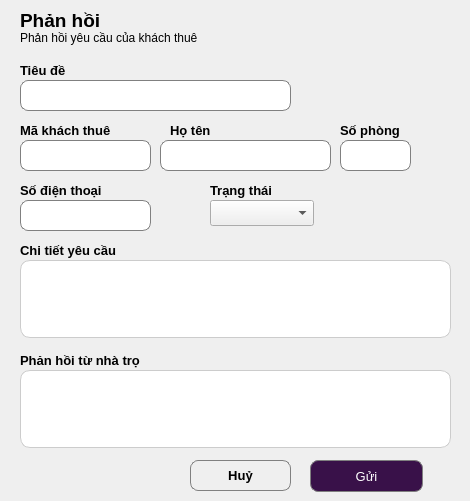
    <widget class="QWidget" name="page_33">
     <widget class="QLabel" name="label_354">
      <property name="geometry">
       <rect>
        <x>20</x>
        <y>10</y>
        <width>121</width>
        <height>21</height>
       </rect>
      </property>
      <property name="font">
       <font>
        <pointsize>14</pointsize>
        <weight>75</weight>
        <bold>true</bold>
       </font>
      </property>
      <property name="text">
       <string>Phản hồi</string>
      </property>
     </widget>
     <widget class="QLabel" name="label_355">
      <property name="geometry">
       <rect>
        <x>20</x>
        <y>30</y>
        <width>271</width>
        <height>16</height>
       </rect>
      </property>
      <property name="text">
       <string>Phản hồi yêu cầu của khách thuê</string>
      </property>
     </widget>
     <widget class="QLabel" name="label_356">
      <property name="geometry">
       <rect>
        <x>20</x>
        <y>60</y>
        <width>121</width>
        <height>21</height>
       </rect>
      </property>
      <property name="font">
       <font>
        <pointsize>10</pointsize>
        <weight>75</weight>
        <bold>true</bold>
       </font>
      </property>
      <property name="text">
       <string>Tiêu đề</string>
      </property>
     </widget>
     <widget class="QLineEdit" name="lne_tieude2">
      <property name="geometry">
       <rect>
        <x>20</x>
        <y>80</y>
        <width>271</width>
        <height>31</height>
       </rect>
      </property>
      <property name="styleSheet">
       <string notr="true">QLineEdit {
    border: 1px solid gray;
    border-radius: 8px;
    padding: 5px;
}</string>
      </property>
      <property name="text">
       <string/>
      </property>
      <property name="alignment">
       <set>Qt::AlignCenter</set>
      </property>
     </widget>
     <widget class="QLabel" name="label_357">
      <property name="geometry">
       <rect>
        <x>20</x>
        <y>120</y>
        <width>121</width>
        <height>21</height>
       </rect>
      </property>
      <property name="font">
       <font>
        <pointsize>10</pointsize>
        <weight>75</weight>
        <bold>true</bold>
       </font>
      </property>
      <property name="text">
       <string>Mã khách thuê</string>
      </property>
     </widget>
     <widget class="QLabel" name="label_358">
      <property name="geometry">
       <rect>
        <x>170</x>
        <y>120</y>
        <width>121</width>
        <height>21</height>
       </rect>
      </property>
      <property name="font">
       <font>
        <pointsize>10</pointsize>
        <weight>75</weight>
        <bold>true</bold>
       </font>
      </property>
      <property name="text">
       <string>Họ tên</string>
      </property>
     </widget>
     <widget class="QLabel" name="label_359">
      <property name="geometry">
       <rect>
        <x>340</x>
        <y>120</y>
        <width>121</width>
        <height>21</height>
       </rect>
      </property>
      <property name="font">
       <font>
        <pointsize>10</pointsize>
        <weight>75</weight>
        <bold>true</bold>
       </font>
      </property>
      <property name="text">
       <string>Số phòng</string>
      </property>
     </widget>
     <widget class="QLineEdit" name="lne_makhachthue4">
      <property name="geometry">
       <rect>
        <x>20</x>
        <y>140</y>
        <width>131</width>
        <height>31</height>
       </rect>
      </property>
      <property name="styleSheet">
       <string notr="true">QLineEdit {
    border: 1px solid gray;
    border-radius: 8px;
    padding: 5px;
}</string>
      </property>
      <property name="text">
       <string/>
      </property>
      <property name="alignment">
       <set>Qt::AlignCenter</set>
      </property>
     </widget>
     <widget class="QLineEdit" name="lne_hoten4">
      <property name="geometry">
       <rect>
        <x>160</x>
        <y>140</y>
        <width>171</width>
        <height>31</height>
       </rect>
      </property>
      <property name="styleSheet">
       <string notr="true">QLineEdit {
    border: 1px solid gray;
    border-radius: 8px;
    padding: 5px;
}</string>
      </property>
      <property name="text">
       <string/>
      </property>
      <property name="alignment">
       <set>Qt::AlignCenter</set>
      </property>
     </widget>
     <widget class="QLineEdit" name="lne_sophong13">
      <property name="geometry">
       <rect>
        <x>340</x>
        <y>140</y>
        <width>71</width>
        <height>31</height>
       </rect>
      </property>
      <property name="styleSheet">
       <string notr="true">QLineEdit {
    border: 1px solid gray;
    border-radius: 8px;
    padding: 5px;
}</string>
      </property>
      <property name="text">
       <string/>
      </property>
      <property name="alignment">
       <set>Qt::AlignCenter</set>
      </property>
     </widget>
     <widget class="QLabel" name="label_360">
      <property name="geometry">
       <rect>
        <x>20</x>
        <y>180</y>
        <width>121</width>
        <height>21</height>
       </rect>
      </property>
      <property name="font">
       <font>
        <pointsize>10</pointsize>
        <weight>75</weight>
        <bold>true</bold>
       </font>
      </property>
      <property name="text">
       <string>Số điện thoại</string>
      </property>
     </widget>
     <widget class="QLabel" name="label_361">
      <property name="geometry">
       <rect>
        <x>210</x>
        <y>180</y>
        <width>121</width>
        <height>21</height>
       </rect>
      </property>
      <property name="font">
       <font>
        <pointsize>10</pointsize>
        <weight>75</weight>
        <bold>true</bold>
       </font>
      </property>
      <property name="text">
       <string>Trạng thái</string>
      </property>
     </widget>
     <widget class="QLineEdit" name="lne_sdt4">
      <property name="geometry">
       <rect>
        <x>20</x>
        <y>200</y>
        <width>131</width>
        <height>31</height>
       </rect>
      </property>
      <property name="styleSheet">
       <string notr="true">QLineEdit {
    border: 1px solid gray;
    border-radius: 8px;
    padding: 5px;
}</string>
      </property>
      <property name="text">
       <string/>
      </property>
      <property name="alignment">
       <set>Qt::AlignCenter</set>
      </property>
     </widget>
     <widget class="QComboBox" name="cbo_trangthai9">
      <property name="geometry">
       <rect>
        <x>210</x>
        <y>200</y>
        <width>104</width>
        <height>26</height>
       </rect>
      </property>
     </widget>
     <widget class="QLabel" name="label_362">
      <property name="geometry">
       <rect>
        <x>20</x>
        <y>240</y>
        <width>121</width>
        <height>21</height>
       </rect>
      </property>
      <property name="font">
       <font>
        <pointsize>10</pointsize>
        <weight>75</weight>
        <bold>true</bold>
       </font>
      </property>
      <property name="text">
       <string>Chi tiết yêu cầu</string>
      </property>
     </widget>
     <widget class="QTextEdit" name="txt_chitietyc2">
      <property name="geometry">
       <rect>
        <x>20</x>
        <y>260</y>
        <width>431</width>
        <height>78</height>
       </rect>
      </property>
      <property name="styleSheet">
       <string notr="true">QTextEdit {
    border: 1px solid #ccc;
    border-radius: 10px;
    padding: 6px;
    background: white;
}</string>
      </property>
      <property name="html">
       <string>&lt;!DOCTYPE HTML PUBLIC &quot;-//W3C//DTD HTML 4.0//EN&quot; &quot;http://www.w3.org/TR/REC-html40/strict.dtd&quot;&gt;
&lt;html&gt;&lt;head&gt;&lt;meta name=&quot;qrichtext&quot; content=&quot;1&quot; /&gt;&lt;style type=&quot;text/css&quot;&gt;
p, li { white-space: pre-wrap; }
&lt;/style&gt;&lt;/head&gt;&lt;body style=&quot; font-family:'MS Shell Dlg 2'; font-size:8.25pt; font-weight:400; font-style:normal;&quot;&gt;
&lt;p style=&quot;-qt-paragraph-type:empty; margin-top:0px; margin-bottom:0px; margin-left:0px; margin-right:0px; -qt-block-indent:0; text-indent:0px; font-family:'.AppleSystemUIFont'; font-size:13pt;&quot;&gt;&lt;br /&gt;&lt;/p&gt;&lt;/body&gt;&lt;/html&gt;</string>
      </property>
     </widget>
     <widget class="QLabel" name="label_363">
      <property name="geometry">
       <rect>
        <x>20</x>
        <y>350</y>
        <width>181</width>
        <height>21</height>
       </rect>
      </property>
      <property name="font">
       <font>
        <pointsize>10</pointsize>
        <weight>75</weight>
        <bold>true</bold>
       </font>
      </property>
      <property name="text">
       <string>Phản hồi từ nhà trọ</string>
      </property>
     </widget>
     <widget class="QTextEdit" name="txt_phanhoinhatro1">
      <property name="geometry">
       <rect>
        <x>20</x>
        <y>370</y>
        <width>431</width>
        <height>78</height>
       </rect>
      </property>
      <property name="styleSheet">
       <string notr="true">QTextEdit {
    border: 1px solid #ccc;
    border-radius: 10px;
    padding: 6px;
    background: white;
}</string>
      </property>
      <property name="html">
       <string>&lt;!DOCTYPE HTML PUBLIC &quot;-//W3C//DTD HTML 4.0//EN&quot; &quot;http://www.w3.org/TR/REC-html40/strict.dtd&quot;&gt;
&lt;html&gt;&lt;head&gt;&lt;meta name=&quot;qrichtext&quot; content=&quot;1&quot; /&gt;&lt;style type=&quot;text/css&quot;&gt;
p, li { white-space: pre-wrap; }
&lt;/style&gt;&lt;/head&gt;&lt;body style=&quot; font-family:'MS Shell Dlg 2'; font-size:8.25pt; font-weight:400; font-style:normal;&quot;&gt;
&lt;p style=&quot;-qt-paragraph-type:empty; margin-top:0px; margin-bottom:0px; margin-left:0px; margin-right:0px; -qt-block-indent:0; text-indent:0px; font-family:'.AppleSystemUIFont'; font-size:13pt;&quot;&gt;&lt;br /&gt;&lt;/p&gt;&lt;/body&gt;&lt;/html&gt;</string>
      </property>
     </widget>
     <widget class="QPushButton" name="btn_huy9">
      <property name="geometry">
       <rect>
        <x>190</x>
        <y>460</y>
        <width>101</width>
        <height>31</height>
       </rect>
      </property>
      <property name="font">
       <font>
        <pointsize>10</pointsize>
        <weight>75</weight>
        <bold>true</bold>
       </font>
      </property>
      <property name="styleSheet">
       <string notr="true">QPushButton {
 border: 1px solid gray;
 border-radius: 8px;
 padding: 5px;
 color: black;
}</string>
      </property>
      <property name="text">
       <string>Huỷ</string>
      </property>
     </widget>
     <widget class="QPushButton" name="btn_gui1">
      <property name="geometry">
       <rect>
        <x>310</x>
        <y>460</y>
        <width>113</width>
        <height>32</height>
       </rect>
      </property>
      <property name="font">
       <font>
        <pointsize>10</pointsize>
       </font>
      </property>
      <property name="styleSheet">
       <string notr="true">QPushButton {
 border: 1px solid gray;
 border-radius: 8px;
 padding: 5px;
 background-color: #391149;
 color: white;
}</string>
      </property>
      <property name="text">
       <string>Gửi</string>
      </property>
     </widget>
    </widget>
